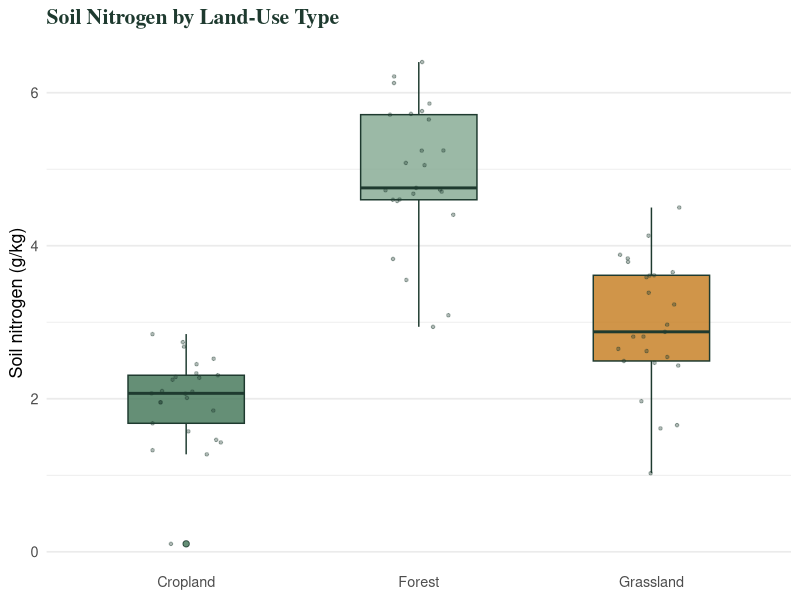
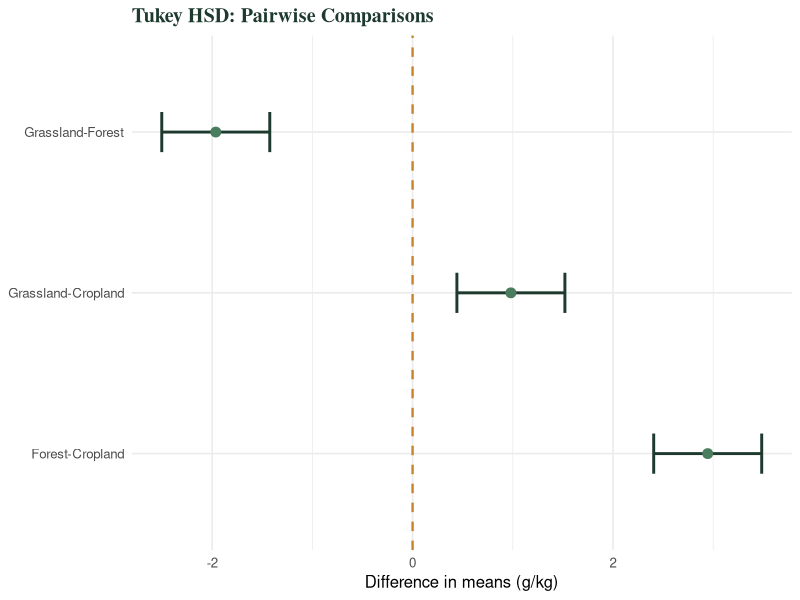
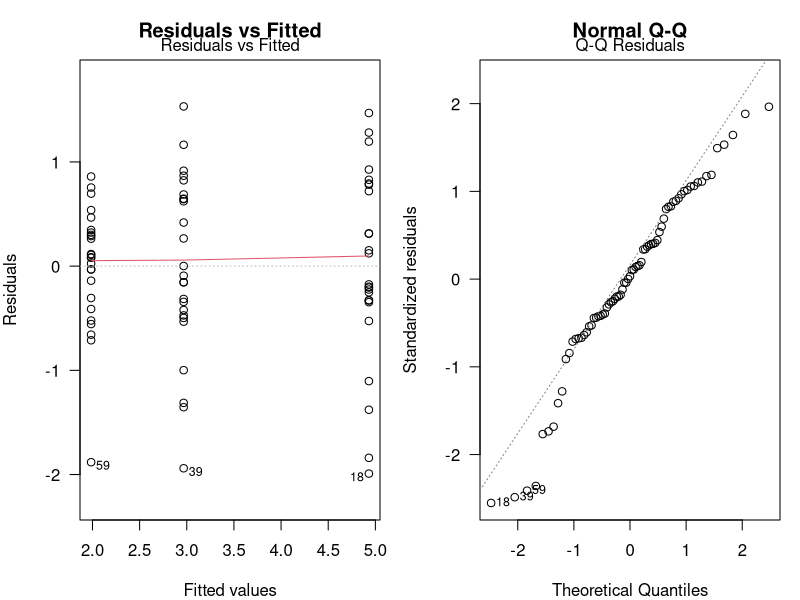
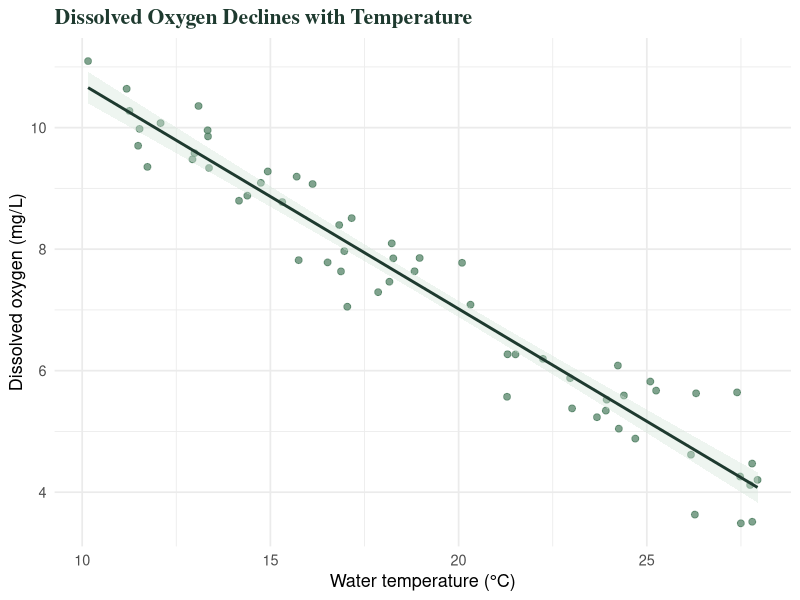
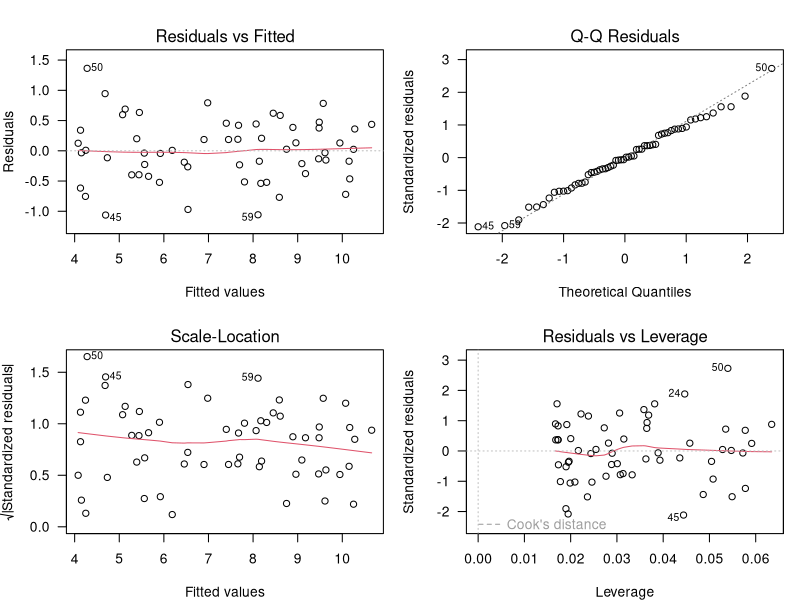
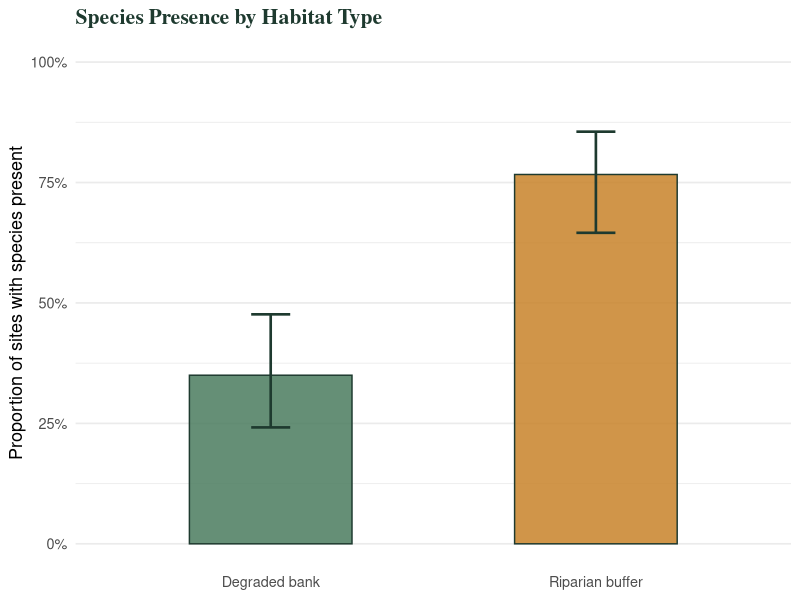
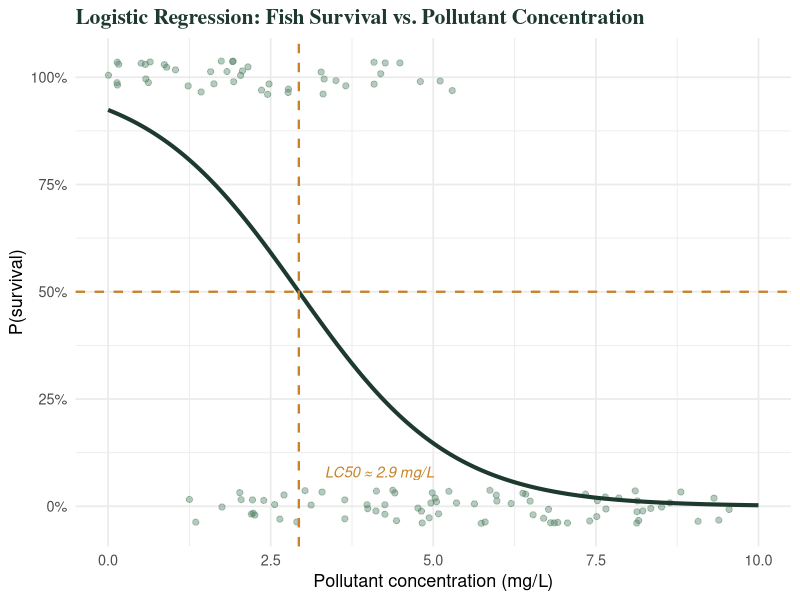

Write the R code that produced these figures, in order.
## ---- chunk 1
knitr::opts_chunk$set(
  echo    = TRUE,
  warning = FALSE,
  message = FALSE,
  fig.width  = 7,
  fig.height = 4
)
library(ggplot2)
library(dplyr)
## ---- chunk 2
set.seed(42)
# Soil total nitrogen (g/kg) at three land-use types
nitrogen <- data.frame(
  landuse = rep(c("Forest", "Grassland", "Cropland"), each = 25),
  N_gkg   = c(
    rnorm(25, mean = 4.8, sd = 0.7),   # Forest — highest
    rnorm(25, mean = 3.2, sd = 0.9),   # Grassland
    rnorm(25, mean = 1.9, sd = 0.6)    # Cropland — lowest
  )
)
## ---- chunk 3
ggplot(nitrogen, aes(x = landuse, y = N_gkg, fill = landuse)) +
  geom_boxplot(width = 0.5, outlier.shape = 21, outlier.size = 1.8,
               colour = "#1e3a2f", alpha = 0.85) +
  geom_jitter(width = 0.15, size = 0.9,
              colour = "#1e3a2f", alpha = 0.35) +
  scale_fill_manual(values = c("#4a7c5e", "#8aad96", "#c8832a")) +
  labs(x = NULL, y = "Soil nitrogen (g/kg)",
       title = "Soil Nitrogen by Land-Use Type") +
  theme_minimal(base_size = 13) +
  theme(legend.position = "none",
        panel.grid.major.x = element_blank(),
        plot.title = element_text(family = "serif", face = "bold",
                                  colour = "#1e3a2f"))
## ---- chunk 4
model_aov <- aov(N_gkg ~ landuse, data = nitrogen)
summary(model_aov)
## ---- chunk 5
TukeyHSD(model_aov)
## ---- chunk 6
tukey_df <- as.data.frame(TukeyHSD(model_aov)$landuse)
tukey_df$comparison <- rownames(tukey_df)

ggplot(tukey_df, aes(x = diff, y = comparison)) +
  geom_vline(xintercept = 0, linetype = "dashed", colour = "#c8832a", linewidth = 0.8) +
  geom_errorbarh(aes(xmin = lwr, xmax = upr),
                 height = 0.25, colour = "#1e3a2f", linewidth = 1) +
  geom_point(size = 3, colour = "#4a7c5e") +
  labs(x = "Difference in means (g/kg)", y = NULL,
       title = "Tukey HSD: Pairwise Comparisons") +
  theme_minimal(base_size = 12) +
  theme(plot.title = element_text(family = "serif", face = "bold",
                                  colour = "#1e3a2f"))
## ---- chunk 7
par(mfrow = c(1, 2), mar = c(4, 4, 3, 1), las = 1)
plot(model_aov, which = 1, main = "Residuals vs Fitted")
plot(model_aov, which = 2, main = "Normal Q-Q")
par(mfrow = c(1, 1))
## ---- chunk 8
set.seed(7)
n_obs <- 60
temp_C <- runif(n_obs, min = 10, max = 28)          # water temperature (°C)
DO_mgl <- 14.6 - 0.38 * temp_C + rnorm(n_obs, 0, 0.6)  # DO (mg/L); ~real physics
stream <- data.frame(temp_C, DO_mgl)
## ---- chunk 9
ggplot(stream, aes(temp_C, DO_mgl)) +
  geom_point(colour = "#4a7c5e", alpha = 0.7, size = 2) +
  geom_smooth(method = "lm", colour = "#1e3a2f", fill = "#d4e6da",
              linewidth = 1, se = TRUE) +
  labs(x = "Water temperature (°C)", y = "Dissolved oxygen (mg/L)",
       title = "Dissolved Oxygen Declines with Temperature") +
  theme_minimal(base_size = 13) +
  theme(plot.title = element_text(family = "serif", face = "bold",
                                  colour = "#1e3a2f"))
## ---- chunk 10
model_lm <- lm(DO_mgl ~ temp_C, data = stream)
summary(model_lm)
## ---- chunk 11
coef(model_lm)
confint(model_lm)   # 95% CIs on the coefficients
## ---- chunk 12
# How much variance does the model explain?
ss_total   <- sum((stream$DO_mgl - mean(stream$DO_mgl))^2)
ss_resid   <- sum(residuals(model_lm)^2)
ss_model   <- ss_total - ss_resid
r_sq       <- ss_model / ss_total

cat("SS Total :", round(ss_total, 2), "\n")
cat("SS Model :", round(ss_model, 2), "\n")
cat("SS Resid :", round(ss_resid, 2), "\n")
cat("R²       :", round(r_sq, 3), " (=", round(r_sq*100, 1), "% variance explained)\n")
## ---- chunk 13
par(mfrow = c(2, 2), mar = c(4, 4, 3, 1), las = 1)
plot(model_lm)
par(mfrow = c(1, 1))
## ---- chunk 14
set.seed(3)
n_sites <- 120

habitat  <- rep(c("Riparian buffer", "Degraded bank"), each = n_sites / 2)
# Species more likely in intact riparian buffer
present  <- c(rbinom(60, 1, prob = 0.72),   # buffer
              rbinom(60, 1, prob = 0.31))    # degraded

ecology <- data.frame(habitat, present = factor(present, labels = c("Absent","Present")))
## ---- chunk 15
(ct <- table(ecology$habitat, ecology$present))
## ---- chunk 16
# Row proportions: P(Present | habitat)
prop.table(ct, margin = 1) |> round(2)
## ---- chunk 17
prop_df <- ecology |>
  group_by(habitat) |>
  summarise(
    n       = n(),
    x       = sum(present == "Present"),
    prop    = x / n,
    # Wilson CI
    lower   = (prop + qnorm(0.975)^2 / (2*n) -
                 qnorm(0.975) * sqrt(prop*(1-prop)/n + qnorm(0.975)^2/(4*n^2))) /
              (1 + qnorm(0.975)^2 / n),
    upper   = (prop + qnorm(0.975)^2 / (2*n) +
                 qnorm(0.975) * sqrt(prop*(1-prop)/n + qnorm(0.975)^2/(4*n^2))) /
              (1 + qnorm(0.975)^2 / n)
  )

ggplot(prop_df, aes(habitat, prop, fill = habitat)) +
  geom_col(width = 0.5, colour = "#1e3a2f", alpha = 0.85) +
  geom_errorbar(aes(ymin = lower, ymax = upper), width = 0.12,
                linewidth = 0.9, colour = "#1e3a2f") +
  scale_fill_manual(values = c("#4a7c5e", "#c8832a")) +
  scale_y_continuous(labels = scales::percent_format(), limits = c(0, 1)) +
  labs(x = NULL, y = "Proportion of sites with species present",
       title = "Species Presence by Habitat Type") +
  theme_minimal(base_size = 13) +
  theme(legend.position = "none",
        panel.grid.major.x = element_blank(),
        plot.title = element_text(family = "serif", face = "bold",
                                  colour = "#1e3a2f"))
## ---- chunk 18
chisq.test(ct)
## ---- chunk 19
# Always check expected counts — all should be ≥ 5 for chi-square to be valid
chisq.test(ct)$expected
## ---- chunk 20
chi_val <- chisq.test(ct)$statistic
n_total <- sum(ct)
k       <- min(nrow(ct), ncol(ct))   # min(rows, cols)
cramers_v <- sqrt(chi_val / (n_total * (k - 1)))
cat("Cramér's V =", round(cramers_v, 3),
    " (0 = no association, 1 = perfect association)\n")
## ---- chunk 21
set.seed(11)
n_fish <- 120
conc   <- runif(n_fish, min = 0, max = 10)   # pollutant (mg/L)
# True model: logit(p) = 2.5 - 0.8*conc  →  LC50 ≈ 3.1 mg/L
log_odds <- 2.5 - 0.8 * conc
prob     <- 1 / (1 + exp(-log_odds))
survived <- rbinom(n_fish, 1, prob)

fish <- data.frame(conc, survived)
## ---- chunk 22
model_glm <- glm(survived ~ conc, data = fish, family = binomial)

# Prediction curve
pred_df <- data.frame(conc = seq(0, 10, length.out = 300))
pred_df$prob <- predict(model_glm, newdata = pred_df, type = "response")

# LC50: concentration where p = 0.5  → conc = -b0/b1
lc50 <- -coef(model_glm)[1] / coef(model_glm)[2]

ggplot(fish, aes(conc, survived)) +
  geom_jitter(height = 0.04, width = 0, alpha = 0.4, size = 1.8,
              colour = "#4a7c5e") +
  geom_line(data = pred_df, aes(y = prob),
            colour = "#1e3a2f", linewidth = 1.4) +
  geom_hline(yintercept = 0.5, linetype = "dashed",
             colour = "#c8832a", linewidth = 0.8) +
  geom_vline(xintercept = lc50, linetype = "dashed",
             colour = "#c8832a", linewidth = 0.8) +
  annotate("text", x = lc50 + 0.4, y = 0.08,
           label = paste0("LC50 ≈ ", round(lc50, 1), " mg/L"),
           colour = "#c8832a", hjust = 0, size = 3.8, fontface = "italic") +
  scale_y_continuous(labels = scales::percent_format(),
                     breaks = c(0, 0.25, 0.5, 0.75, 1)) +
  labs(x = "Pollutant concentration (mg/L)",
       y = "P(survival)",
       title = "Logistic Regression: Fish Survival vs. Pollutant Concentration") +
  theme_minimal(base_size = 13) +
  theme(plot.title = element_text(family = "serif", face = "bold",
                                  colour = "#1e3a2f"))
## ---- chunk 23
summary(model_glm)
## ---- chunk 24
exp(coef(model_glm))          # odds ratios
exp(confint(model_glm))       # 95% CIs on odds ratios
## ---- chunk 25
lc50_val <- -coef(model_glm)["(Intercept)"] / coef(model_glm)["conc"]
cat("Estimated LC50:", round(lc50_val, 2), "mg/L\n")
## ---- chunk 26
# Null model (intercept only) for comparison
model_null <- glm(survived ~ 1, data = fish, family = binomial)

# McFadden's pseudo-R²
mcfadden_r2 <- 1 - (logLik(model_glm) / logLik(model_null))
cat("McFadden R² =", round(mcfadden_r2, 3), "\n")

# AIC (lower = better fit, penalises complexity)
cat("AIC (full model) =", round(AIC(model_glm), 1), "\n")
cat("AIC (null model) =", round(AIC(model_null), 1), "\n")
## ---- chunk 27
# Classify: predict survival if p > 0.5
fish$predicted <- ifelse(
  predict(model_glm, type = "response") > 0.5, 1, 0)

conf_mat <- table(Predicted = fish$predicted, Actual = fish$survived)
conf_mat

accuracy <- sum(diag(conf_mat)) / sum(conf_mat)
cat("Overall accuracy:", round(accuracy * 100, 1), "%\n")
## ---- chunk 28
knitr::kable(
  data.frame(
    `Dependent variable`  = c("Continuous", "Continuous",
                               "Binary (0/1)", "Binary (0/1)"),
    `Independent variable` = c("Categorical (2 groups)",
                                "Categorical (3+ groups)",
                                "Categorical",
                                "Continuous"),
    `Primary test`        = c("t-test  (`t.test()`)",
                               "One-way ANOVA  (`aov()`)",
                               "Chi-square  (`chisq.test()`)",
                               "Logistic regression  (`glm(..., family=binomial)`)"),
    `Effect size`         = c("Cohen's d",
                               "η² (eta-squared)",
                               "Cramér's V",
                               "Odds ratio"),
    `Non-parametric alt.` = c("Wilcoxon (`wilcox.test()`)",
                               "Kruskal-Wallis (`kruskal.test()`)",
                               "Fisher's exact (`fisher.test()`)",
                               "— (logistic is already non-normal)")
  ),
  col.names = c("Dependent variable", "Independent variable",
                "Primary test", "Effect size", "Non-parametric alt."),
  caption   = "Framework selection guide. When in doubt: plot first, then choose."
)
## ---- chunk 29
# sessionInfo()   # uncomment for reproducibility reporting
